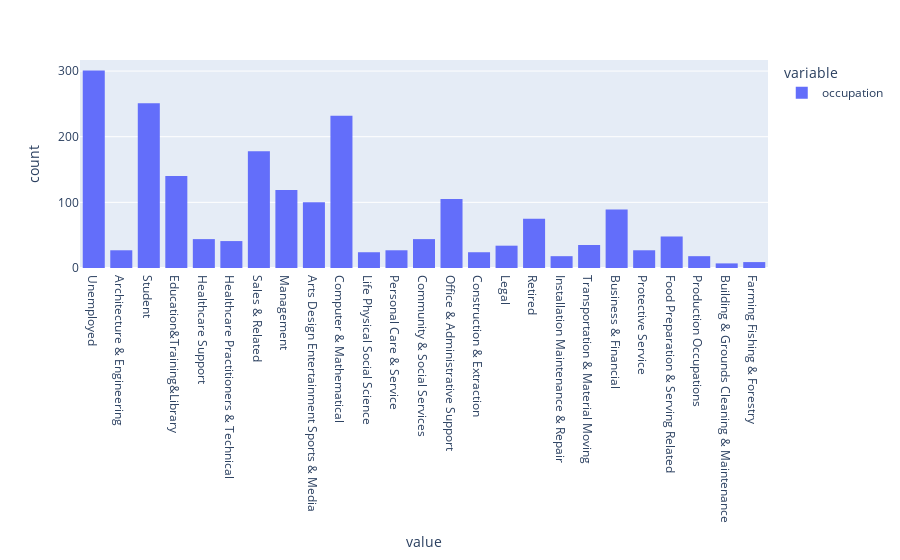

The notebook cell saved with this chart:
### Code cell
fig = px.histogram(bar_coupons['occupation'])
fig.show()
fig.write_image("images/bar_coupon_hist3.png")

### Figure 1 — Plotly figure (JSON) as saved in the notebook; plotly's stock layout.template omitted (floating-point values rounded to 4 significant figures; data arrays with more than 128 entries replaced by an {"elided": "..."} marker saying what was removed)
{"data": [{"alignmentgroup": "True", "bingroup": "x", "hovertemplate": "variable=occupation<br>value=%{x}<br>count=%{y}<extra></extra>", "legendgroup": "occupation", "marker": {"color": "#636efa", "pattern": {"shape": ""}}, "name": "occupation", "offsetgroup": "occupation", "orientation": "v", "showlegend": true, "type": "histogram", "x": {"elided": "2017 str values"}, "xaxis": "x", "yaxis": "y"}], "layout": {"barmode": "relative", "legend": {"title": {"text": "variable"}, "tracegroupgap": 0}, "margin": {"t": 60}, "xaxis": {"anchor": "y", "domain": [0, 1], "title": {"text": "value"}}, "yaxis": {"anchor": "x", "domain": [0, 1], "title": {"text": "count"}}}}
